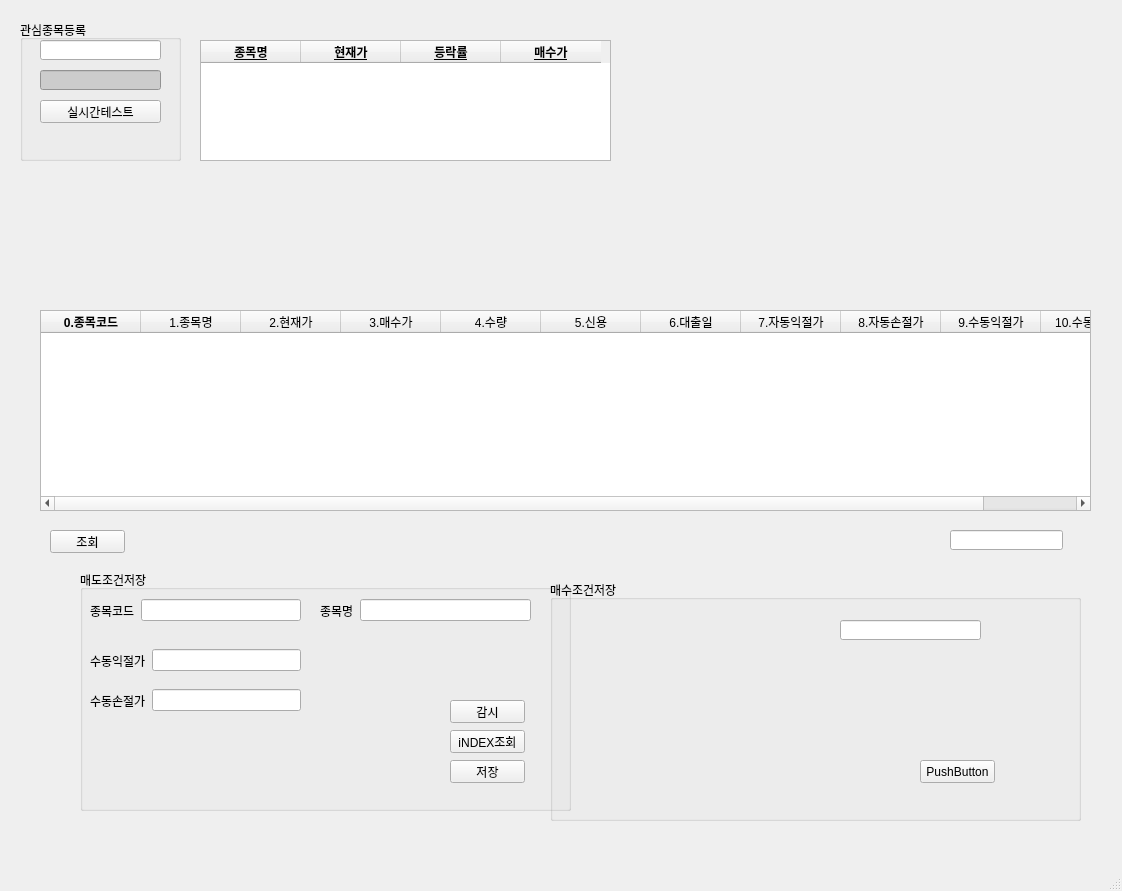
<?xml version="1.0" encoding="UTF-8"?>
<ui version="4.0">
 <class>MainWindow</class>
 <widget class="QMainWindow" name="MainWindow">
  <property name="geometry">
   <rect>
    <x>0</x>
    <y>0</y>
    <width>1122</width>
    <height>891</height>
   </rect>
  </property>
  <property name="windowTitle">
   <string>JM_Trader ver 1.00</string>
  </property>
  <property name="windowIcon">
   <iconset>
    <normaloff>../rebounding.v1/8800d1305e07514714f42f341dd6300d-chart.png</normaloff>../rebounding.v1/8800d1305e07514714f42f341dd6300d-chart.png</iconset>
  </property>
  <widget class="QWidget" name="centralwidget">
   <widget class="QGroupBox" name="groupBox">
    <property name="geometry">
     <rect>
      <x>20</x>
      <y>20</y>
      <width>161</width>
      <height>141</height>
     </rect>
    </property>
    <property name="toolTipDuration">
     <number>-5</number>
    </property>
    <property name="autoFillBackground">
     <bool>false</bool>
    </property>
    <property name="styleSheet">
     <string notr="true">border-color: rgb(0, 0, 0);
</string>
    </property>
    <property name="title">
     <string>관심종목등록</string>
    </property>
    <widget class="QLineEdit" name="lineEdit">
     <property name="geometry">
      <rect>
       <x>20</x>
       <y>20</y>
       <width>121</width>
       <height>20</height>
      </rect>
     </property>
    </widget>
    <widget class="QLineEdit" name="lineEdit_2">
     <property name="geometry">
      <rect>
       <x>20</x>
       <y>50</y>
       <width>121</width>
       <height>20</height>
      </rect>
     </property>
     <property name="styleSheet">
      <string notr="true">background-color: rgb(204, 204, 204);
border-color: rgb(255, 255, 255);</string>
     </property>
     <property name="readOnly">
      <bool>true</bool>
     </property>
    </widget>
    <widget class="QPushButton" name="pushButton_1">
     <property name="geometry">
      <rect>
       <x>20</x>
       <y>80</y>
       <width>121</width>
       <height>23</height>
      </rect>
     </property>
     <property name="toolTipDuration">
      <number>-9</number>
     </property>
     <property name="text">
      <string>실시간테스트</string>
     </property>
    </widget>
   </widget>
   <widget class="QTableWidget" name="tableWidget">
    <property name="geometry">
     <rect>
      <x>200</x>
      <y>40</y>
      <width>411</width>
      <height>121</height>
     </rect>
    </property>
    <property name="font">
     <font>
      <weight>75</weight>
      <bold>true</bold>
      <underline>true</underline>
     </font>
    </property>
    <property name="midLineWidth">
     <number>1</number>
    </property>
    <column>
     <property name="text">
      <string>종목명</string>
     </property>
    </column>
    <column>
     <property name="text">
      <string>현재가</string>
     </property>
    </column>
    <column>
     <property name="text">
      <string>등락률</string>
     </property>
    </column>
    <column>
     <property name="text">
      <string>매수가</string>
     </property>
    </column>
   </widget>
   <widget class="QGroupBox" name="groupBox_2">
    <property name="geometry">
     <rect>
      <x>550</x>
      <y>580</y>
      <width>531</width>
      <height>241</height>
     </rect>
    </property>
    <property name="title">
     <string>매수조건저장</string>
    </property>
    <widget class="QLineEdit" name="lineEdit_3">
     <property name="geometry">
      <rect>
       <x>290</x>
       <y>40</y>
       <width>141</width>
       <height>20</height>
      </rect>
     </property>
    </widget>
    <widget class="QPushButton" name="pushButton">
     <property name="geometry">
      <rect>
       <x>370</x>
       <y>180</y>
       <width>75</width>
       <height>23</height>
      </rect>
     </property>
     <property name="text">
      <string>PushButton</string>
     </property>
    </widget>
   </widget>
   <widget class="QTableWidget" name="tableWidget_2">
    <property name="geometry">
     <rect>
      <x>40</x>
      <y>310</y>
      <width>1051</width>
      <height>201</height>
     </rect>
    </property>
    <column>
     <property name="text">
      <string>0.종목코드</string>
     </property>
     <property name="font">
      <font>
       <weight>75</weight>
       <bold>true</bold>
      </font>
     </property>
    </column>
    <column>
     <property name="text">
      <string>1.종목명</string>
     </property>
    </column>
    <column>
     <property name="text">
      <string>2.현재가</string>
     </property>
    </column>
    <column>
     <property name="text">
      <string>3.매수가</string>
     </property>
    </column>
    <column>
     <property name="text">
      <string>4.수량</string>
     </property>
    </column>
    <column>
     <property name="text">
      <string>5.신용</string>
     </property>
    </column>
    <column>
     <property name="text">
      <string>6.대출일</string>
     </property>
    </column>
    <column>
     <property name="text">
      <string>7.자동익절가</string>
     </property>
    </column>
    <column>
     <property name="text">
      <string>8.자동손절가</string>
     </property>
    </column>
    <column>
     <property name="text">
      <string>9.수동익절가</string>
     </property>
    </column>
    <column>
     <property name="text">
      <string>10.수동손절가</string>
     </property>
    </column>
   </widget>
   <widget class="QPushButton" name="pushButton_2">
    <property name="geometry">
     <rect>
      <x>50</x>
      <y>530</y>
      <width>75</width>
      <height>23</height>
     </rect>
    </property>
    <property name="text">
     <string>조회</string>
    </property>
   </widget>
   <widget class="QGroupBox" name="groupBox_3">
    <property name="geometry">
     <rect>
      <x>80</x>
      <y>570</y>
      <width>491</width>
      <height>241</height>
     </rect>
    </property>
    <property name="title">
     <string>매도조건저장</string>
    </property>
    <widget class="QWidget" name="horizontalLayoutWidget">
     <property name="geometry">
      <rect>
       <x>10</x>
       <y>110</y>
       <width>211</width>
       <height>41</height>
      </rect>
     </property>
     <layout class="QHBoxLayout" name="horizontalLayout">
      <item>
       <widget class="QLabel" name="label">
        <property name="text">
         <string>수동손절가</string>
        </property>
       </widget>
      </item>
      <item>
       <widget class="QLineEdit" name="lineEdit_4"/>
      </item>
     </layout>
    </widget>
    <widget class="QWidget" name="horizontalLayoutWidget_2">
     <property name="geometry">
      <rect>
       <x>10</x>
       <y>70</y>
       <width>211</width>
       <height>41</height>
      </rect>
     </property>
     <layout class="QHBoxLayout" name="horizontalLayout_2">
      <item>
       <widget class="QLabel" name="label_2">
        <property name="text">
         <string>수동익절가</string>
        </property>
       </widget>
      </item>
      <item>
       <widget class="QLineEdit" name="lineEdit_5"/>
      </item>
     </layout>
    </widget>
    <widget class="QWidget" name="horizontalLayoutWidget_3">
     <property name="geometry">
      <rect>
       <x>10</x>
       <y>20</y>
       <width>211</width>
       <height>41</height>
      </rect>
     </property>
     <layout class="QHBoxLayout" name="horizontalLayout_3">
      <item>
       <widget class="QLabel" name="label_3">
        <property name="text">
         <string>종목코드</string>
        </property>
       </widget>
      </item>
      <item>
       <widget class="QLineEdit" name="lineEdit_6"/>
      </item>
     </layout>
    </widget>
    <widget class="QWidget" name="horizontalLayoutWidget_4">
     <property name="geometry">
      <rect>
       <x>240</x>
       <y>20</y>
       <width>211</width>
       <height>41</height>
      </rect>
     </property>
     <layout class="QHBoxLayout" name="horizontalLayout_4">
      <item>
       <widget class="QLabel" name="label_4">
        <property name="text">
         <string>종목명</string>
        </property>
       </widget>
      </item>
      <item>
       <widget class="QLineEdit" name="lineEdit_7"/>
      </item>
     </layout>
    </widget>
    <widget class="QPushButton" name="pushButton_3">
     <property name="geometry">
      <rect>
       <x>370</x>
       <y>190</y>
       <width>75</width>
       <height>23</height>
      </rect>
     </property>
     <property name="text">
      <string>저장</string>
     </property>
    </widget>
    <widget class="QPushButton" name="pushButton_4">
     <property name="geometry">
      <rect>
       <x>370</x>
       <y>160</y>
       <width>75</width>
       <height>23</height>
      </rect>
     </property>
     <property name="text">
      <string>iNDEX조회</string>
     </property>
    </widget>
    <widget class="QPushButton" name="pushButton_5">
     <property name="geometry">
      <rect>
       <x>370</x>
       <y>130</y>
       <width>75</width>
       <height>23</height>
      </rect>
     </property>
     <property name="text">
      <string>감시</string>
     </property>
    </widget>
   </widget>
   <widget class="QLineEdit" name="lineEdit_8">
    <property name="geometry">
     <rect>
      <x>950</x>
      <y>530</y>
      <width>113</width>
      <height>20</height>
     </rect>
    </property>
   </widget>
  </widget>
  <widget class="QStatusBar" name="statusbar"/>
 </widget>
 <resources/>
 <connections/>
</ui>
